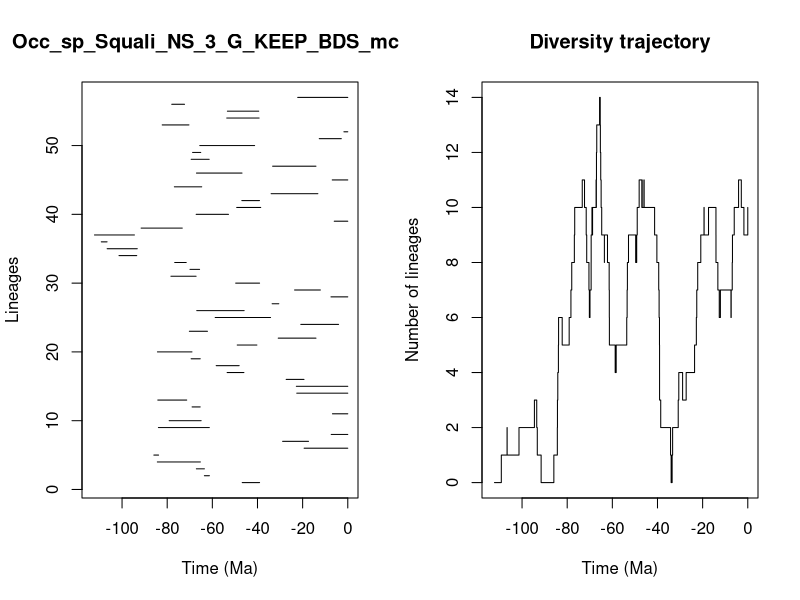

The R script that drew this image:


pdf(file='../Results/Species_NS/5_MA_bins_EXT_EP_FT/pyrate_mcmc_logs/Occ_sp_Squali_NS_3_G_KEEP_BDS_mcmc_LTT.pdf',width=0.6*20, height=0.6*10)
title = "Occ_sp_Squali_NS_3_G_KEEP_BDS_mcmc"
ts=c(46.768044051337235, 63.524963411226835,67.07730431028769,84.3699225486705,85.91343140423446,19.3428293705503,28.872216621947956,7.344240615569277,83.8945444835382,79.12545686566072,6.7856018755201655,68.97104947123636,84.16680283553029,22.60045062936622,22.785662879664724,27.293558324157328,53.4498012224904,58.296736817111615,69.39510676910439,84.31781140410077,48.974971436223925,30.815645116181123,70.18096904018607,20.816454209323226,58.74339830486814,66.90474337714,33.51182274601638,7.452180887075982,23.57116877441856,49.66085512126461,78.34712961470696,69.89999678094368,76.6719623398186,101.35295943066635,106.60263480263414,109.18758309958712,112.21421754970982,91.54841433683148,6.0008046280925464,67.16931442032184,49.21455220460028,46.93835025513221,33.954256825260515,76.83055723797389,6.887370211897574,67.03558011622822,33.29582470813077,69.38409033476115,68.75751903657756,65.56517582684802,12.634296178451757,1.7151674169464723,82.2155507347873,53.61985110342699,53.331112099760595,77.98503904046726,22.17916240251817)
te=c(39.07728340778288, 61.30949383894142,63.52195471664226,65.30709989816236,83.81690457418033,0.0,17.392717216815406,0.0,61.34170681963514,64.96586596707053,0.0,65.37273917033014,71.35336078566273,0.0,0.0,19.394470605101176,46.01204475157169,48.11819494257274,65.36289959575359,69.02961023009802,40.27025770835962,14.08748132182278,62.14938994389588,4.079122059743651,34.21428701123532,45.911144311782635,30.561371923267632,0.0,12.131569998486489,39.08046781322806,67.20258486481981,65.65847668691032,71.57866931068604,93.49704056363072,93.24989773437025,106.63922697327166,94.52452163567705,73.32873721172517,0.0,52.843534664601215,38.5665924494319,39.1183780814908,13.255579445428904,64.70970242498173,0.0,46.8482176417872,14.097994249346712,61.40799833448917,65.14318965619998,41.27538951102311,2.8653811365170077,0.0,70.36397974420258,39.283048749314254,39.45316018713092,72.32575050301048,0.0)
div_traj=c(0, 1,2,1,2,3,2,1,0,1,2,3,4,5,6,5,6,7,8,9,10,11,10,9,8,7,6,7,8,9,10,9,10,11,10,11,12,13,14,13,14,13,12,11,10,9,8,9,8,7,6,5,4,5,6,7,8,9,8,9,10,11,10,11,10,11,10,9,8,7,6,5,4,3,2,1,0,1,2,3,4,3,4,5,6,7,8,9,10,9,10,9,8,7,6,7,6,7,8,9,10,11,10,9,10)
time_events=c(112.21421754970982, 109.18758309958712,106.63922697327166,106.60263480263414,101.35295943066635,94.52452163567705,93.49704056363072,93.24989773437025,91.54841433683148,85.91343140423446,84.3699225486705,84.31781140410077,84.16680283553029,83.8945444835382,83.81690457418033,82.2155507347873,79.12545686566072,78.34712961470696,77.98503904046726,76.83055723797389,76.6719623398186,73.32873721172517,72.32575050301048,71.57866931068604,71.35336078566273,70.36397974420258,70.18096904018607,69.89999678094368,69.39510676910439,69.38409033476115,69.02961023009802,68.97104947123636,68.75751903657756,67.20258486481981,67.16931442032184,67.07730431028769,67.03558011622822,66.90474337714,65.65847668691032,65.56517582684802,65.37273917033014,65.36289959575359,65.30709989816236,65.14318965619998,64.96586596707053,64.70970242498173,63.524963411226835,63.52195471664226,62.14938994389588,61.40799833448917,61.34170681963514,61.30949383894142,58.74339830486814,58.296736817111615,53.61985110342699,53.4498012224904,53.331112099760595,52.843534664601215,49.66085512126461,49.21455220460028,48.974971436223925,48.11819494257274,46.93835025513221,46.8482176417872,46.768044051337235,46.01204475157169,45.911144311782635,41.27538951102311,40.27025770835962,39.45316018713092,39.283048749314254,39.1183780814908,39.08046781322806,39.07728340778288,38.5665924494319,34.21428701123532,33.954256825260515,33.51182274601638,33.29582470813077,30.815645116181123,30.561371923267632,28.872216621947956,27.293558324157328,23.57116877441856,22.785662879664724,22.60045062936622,22.17916240251817,20.816454209323226,19.394470605101176,19.3428293705503,17.392717216815406,14.097994249346712,14.08748132182278,13.255579445428904,12.634296178451757,12.131569998486489,7.452180887075982,7.344240615569277,6.887370211897574,6.7856018755201655,6.0008046280925464,4.079122059743651,2.8653811365170077,1.7151674169464723,0.0)
                par(mfrow=c(1,2))
                L = length(ts)
                plot(ts, 1:L , xlim=c(-max(ts)-1,0), pch=20, type="n", main=title,xlab="Time (Ma)",ylab="Lineages")
                for (i in 1:L){segments(x0=-te[i],y0=i,x1=-ts[i],y1=i)}    
                t = -time_events
                plot(div_traj ~ t,type="s", main = "Diversity trajectory",xlab="Time (Ma)",ylab="Number of lineages",xlim=c(-max(ts)-1,0))
                abline(v=c(65,200,251,367,445),lty=2,col="gray")
                
